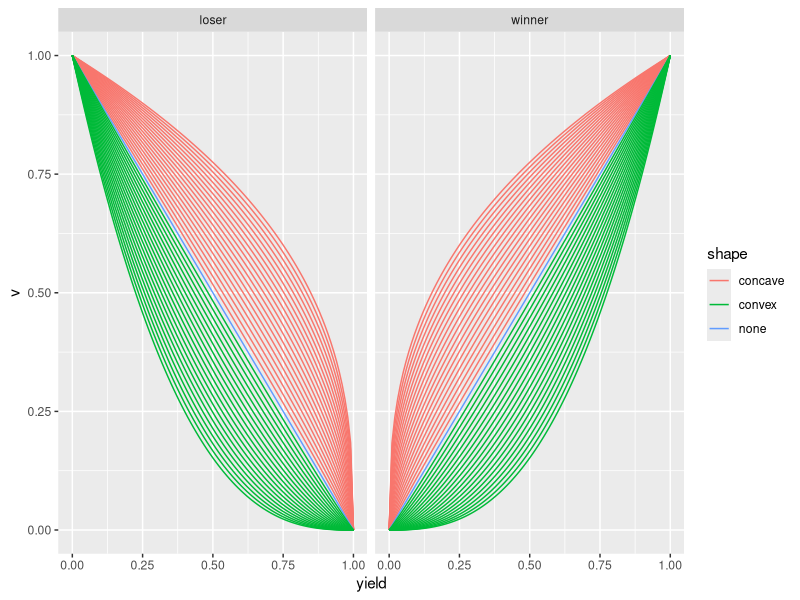
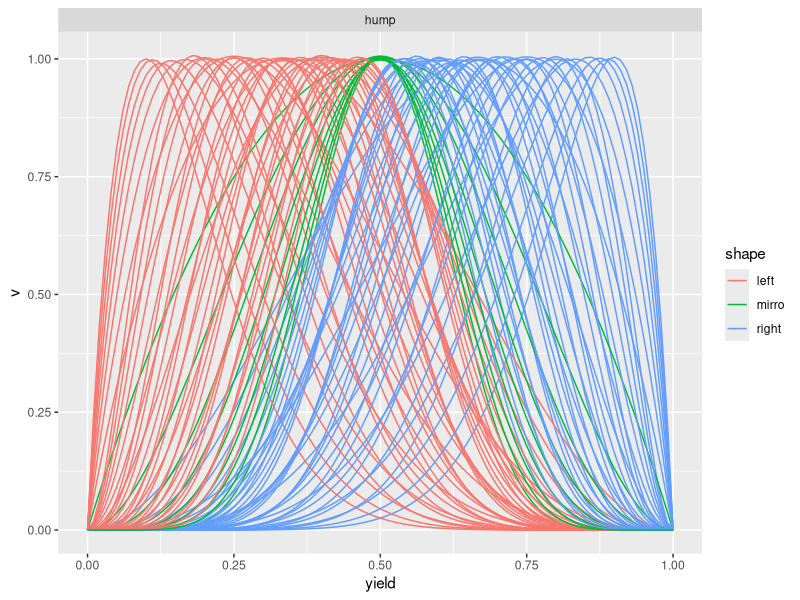
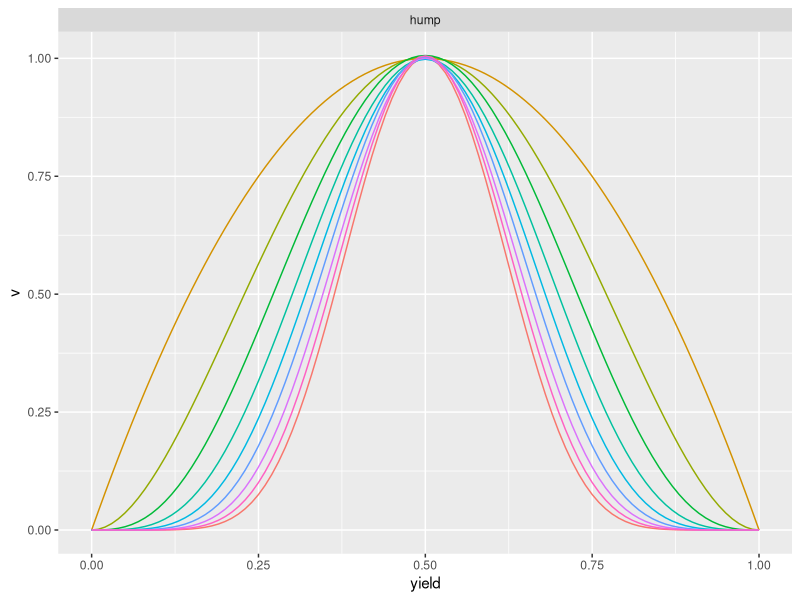

The R source for these figures, in order:
library(ggplot2)
library(data.table)
setwd("C:/Users/qiaoh/GIT/LSS_Project/lss")

yield.function<-function(type="loser"){
  #a is seq(0.1, 10, by=0.1)
  if (type=="loser"){
    f<-function(yield=0, parameters=list("a"=1)){
      (-yield+1)^parameters[["a"]]
    }
  }
  
  if (type=="winner"){
    f<-function(yield=0, parameters=list("a"=1)){
      yield^parameters[["a"]]
    }
  }
  
  if (type=="hump"){
    f<-function(yield=0,
                parameters=list("alpha"=2, "beta"=10)){
      alpha<-parameters[["alpha"]]
      beta<-parameters[["beta"]]
      max<-rbeta(10e5, alpha, beta)
      max<-max(density(max)$y)
      dbeta(yield,
            shape1=alpha,
            shape2=beta)/max
    }
  }  
  f
}

#need a better scale
a<-exp(1)^seq(0, 1, 0.05)
a<-c(1/a, a)
yield<-seq(0, 1, by=0.01)
type<-c("loser", "winner")
coms<-data.table(expand.grid(a=a, type=type))
all_curves<-list()
for (i in c(1:nrow(coms))){
  f<-yield.function(type=coms[i]$type)
  lines<-data.table(yield=yield, 
                    v=f(yield, parameters=list("a"=coms[i]$a)),
                    a=coms[i]$a,
                    type=coms[i]$type)
  all_curves[[i]]<-lines
}
all_curves<-rbindlist(all_curves)
all_curves$shape<-"none"
all_curves[a>1]$shape<-"convex"
all_curves[a<1]$shape<-"concave"
ggplot(all_curves)+geom_line(aes(x=yield, y=v, group=a, color=shape))+
  facet_wrap(~type)

alpha<-c(2:10)
beta<-c(2:10)
alpha_beta<-data.table(expand.grid(alpha=alpha, beta=beta))

type<-"hump"
f<-yield.function(type=type)
all_curves<-list()
for (i in c(1:nrow(alpha_beta))){
  print(paste(i, nrow(alpha_beta)))
  lines<-data.table(yield=yield, 
                    v=f(yield,
                    parameters=list(
                      "alpha"=alpha_beta[i]$alpha,
                      "beta"=alpha_beta[i]$beta)),
                    alpha=alpha_beta[i]$alpha,
                    beta=alpha_beta[i]$beta,
                    type=type)
  all_curves[[i]]<-lines
}

all_curves<-rbindlist(all_curves)
all_curves$label<-paste(all_curves$alpha, all_curves$beta)
all_curves$shape<-"mirro"
all_curves[alpha>beta]$shape<-"right"
all_curves[alpha<beta]$shape<-"left"


ggplot(all_curves)+geom_line(aes(x=yield, y=v, group=label, color=shape))+
  facet_wrap(~type)#+
  #theme(legend.position = "none")

ggplot(all_curves[alpha==beta])+geom_line(aes(x=yield, y=v, color=label))+
  facet_wrap(~type)+
  theme(legend.position = "none")


f<-expression(y=x^exp(1))
df1<-deriv(f, "x", function.arg = T)
df2<-deriv3(f, "x", function.arg = T)
x<-seq(0, 1, by=0.1)
df1(x)

df2(x)

